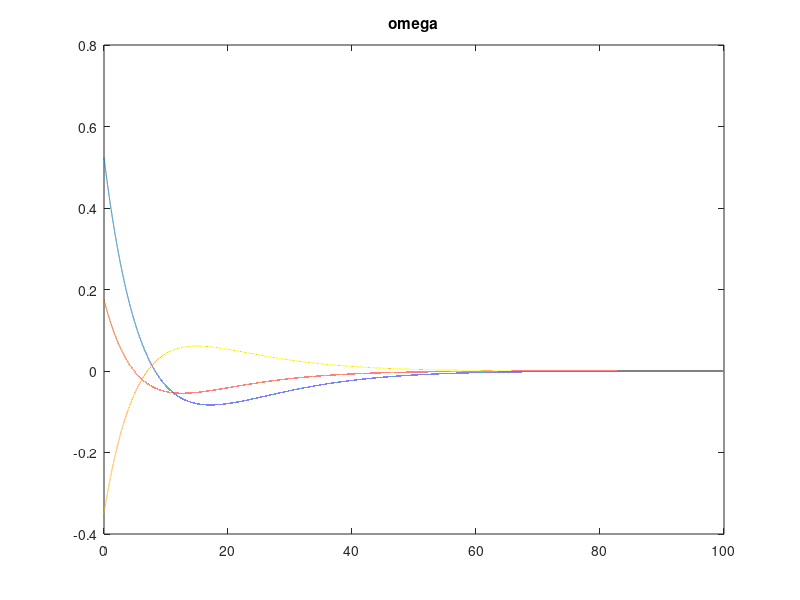
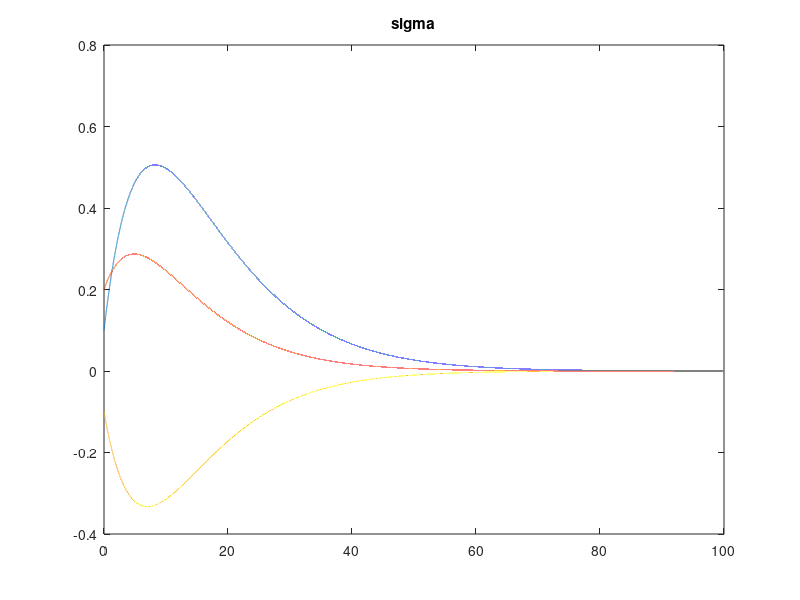

Reproduce these figures in MATLAB, in order.
clear;clc;close all;

%% Step and simulation time
step = 0.001;
t = 0:step:100;

%% Controller's Parameters
I1 = 100;
I2 = 75;
I3 = 80;
I = [I1 0 0;0 I2 0;0 0 I3];

K = 5;
P = diag([22.3607 19.3649 20]);

%% State vectors
sigma = cell(1,size(t,2));
omega = cell(1,size(t,2));

%% Initial condition
sigma{1} = [0.1 0.2 -0.1]';
omega{1} = [pi/6 pi/18 -pi/9]';

for i = 1:(size(t,2) - 1)
   dsigma = 0.25*eye(3)*omega{i};
   domega = -K*inv(I)*sigma{i} - inv(I)*P*omega{i};
   
   %% Update state
   sigma{i+1} = sigma{i} + step*dsigma;
   omega{i+1} = omega{i} + step*domega;
end

%% Time decay constant
T = zeros(1,3);
for i = 1:3
   T(i) = 2*I(i,i)/P(i,i); 
end

%% Plot
    sigma = cell2mat(sigma);
    omega = cell2mat(omega);
    
    figure;
    plot(t,omega(1,:));
    hold on
    plot(t,omega(2,:));
    plot(t,omega(3,:));
    title('omega');
    hold off
    
    figure;
    plot(t,sigma(1,:));
    hold on
    plot(t,sigma(2,:));
    plot(t,sigma(3,:));
    title('sigma');
    hold off